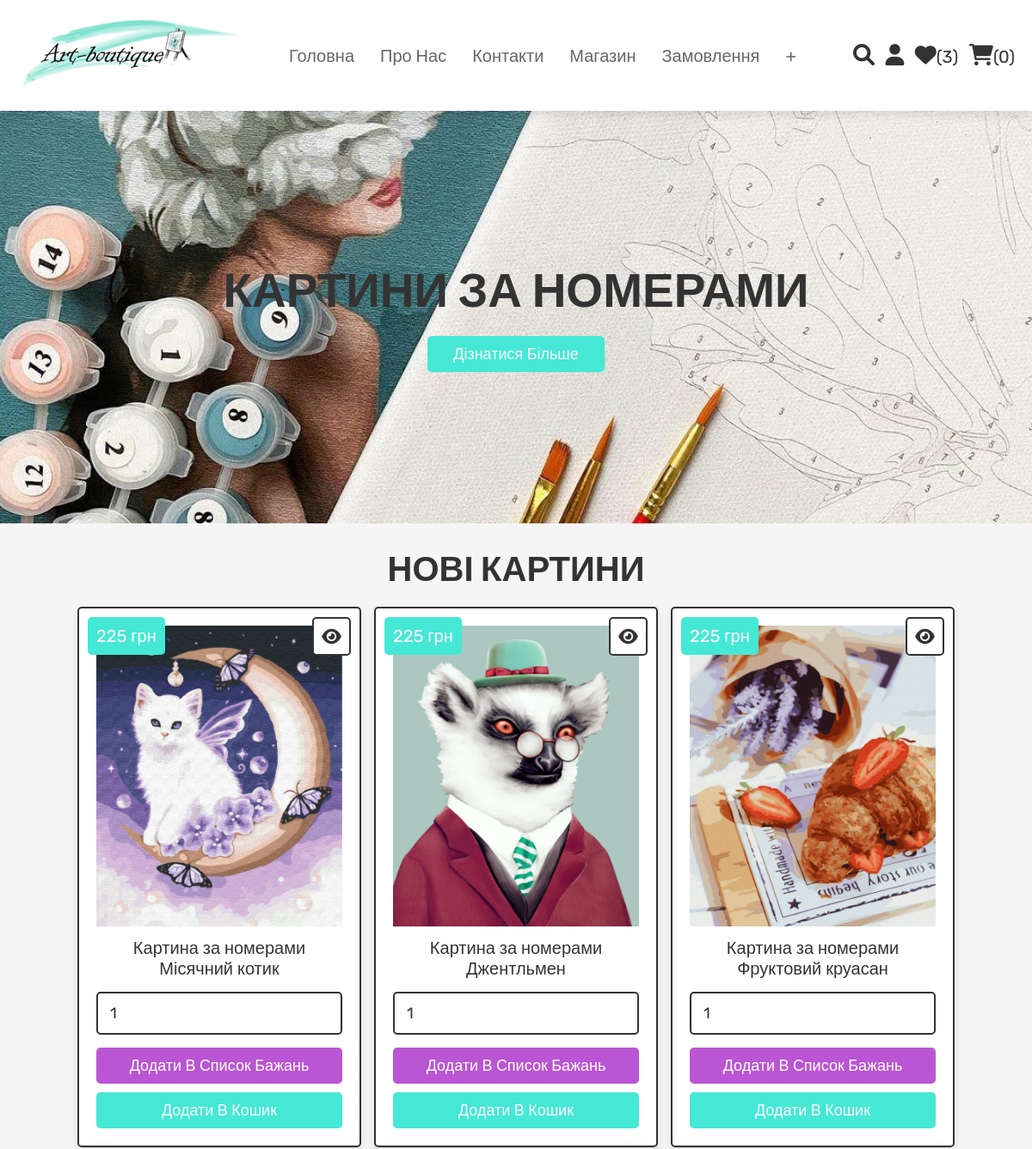
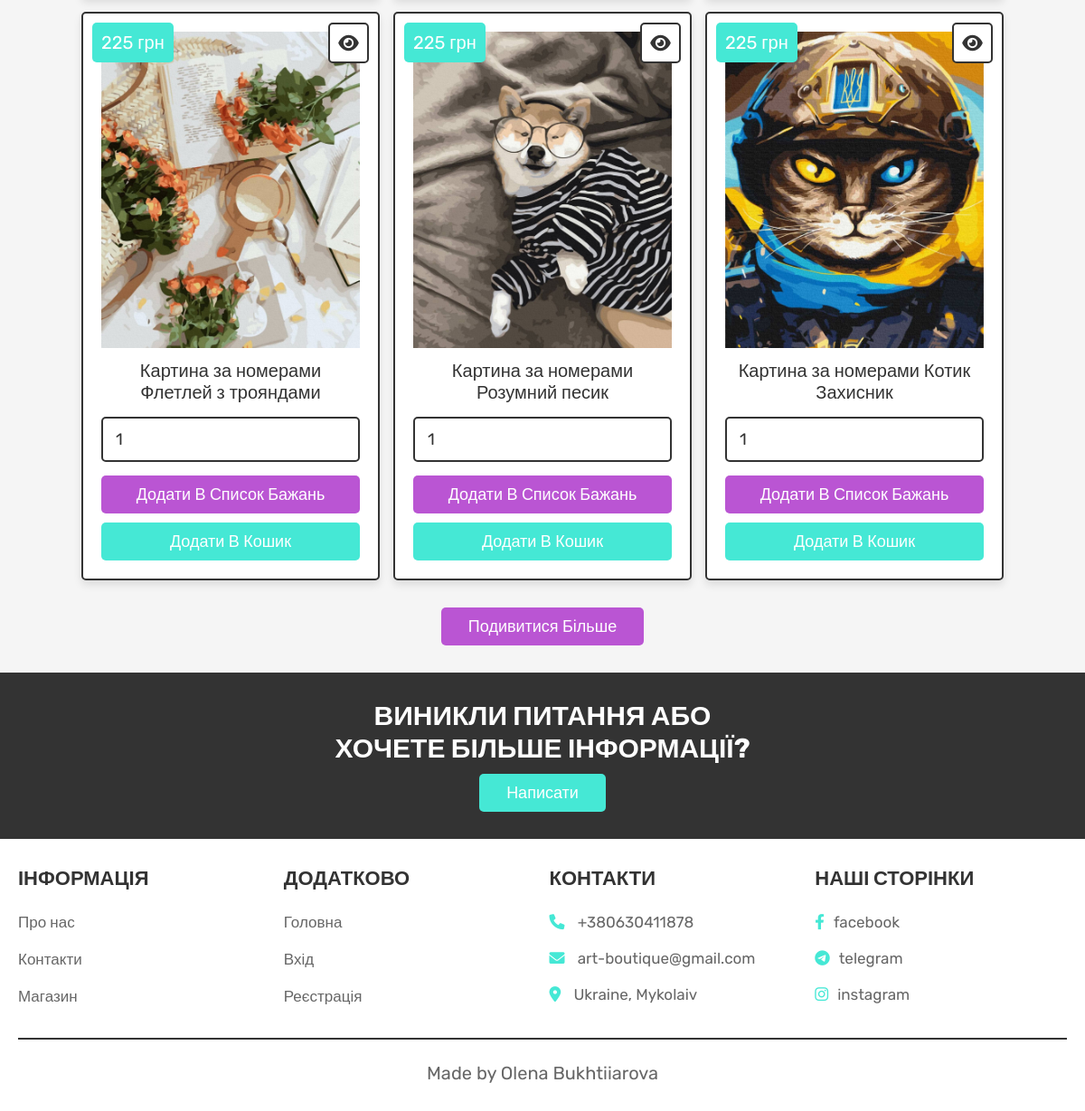
The page /home.php (signed in) on the database its author committed (2 pictures, top to bottom).
### tables this page shows
CREATE TABLE `products` (
  `id` int(11) NOT NULL,
  `name` varchar(100) NOT NULL,
  `description` varchar(255) NOT NULL,
  `price` int(50) NOT NULL,
  `image` varchar(100) NOT NULL
);

### home.php (the view, shortened to what this page needs)
<?php
@include 'config.php';
?>
<!DOCTYPE html>
<html lang="en">
<head>
   <link rel="stylesheet" href="https://cdnjs.cloudflare.com/ajax/libs/font-awesome/6.0.0/css/all.min.css">
   <link rel="stylesheet" href="css/style.css">
</head>
<body>
<?php @include 'header.php'; ?>
<section class="home">
   <div class="content">
      <h3>Картини за номерами</h3>
      <a href="about.php" class="btn">дізнатися більше</a>
   </div>
</section>
<section class="products">
   <h1 class="title">Нові картини</h1>
   <div class="box-container">
      <?php
         $select_products = mysqli_query($conn, "SELECT * FROM `products` LIMIT 6") or die('запит не вдался');
         if(mysqli_num_rows($select_products) > 0){
            while($fetch_products = mysqli_fetch_assoc($select_products)){
      ?>
      <form action="" method="POST" class="box">
         <a href="view_page.php?id_product=<?php echo $fetch_products['id']; ?>" class="fas fa-eye"></a>
         <div class="price"><?php echo $fetch_products['price']; ?> грн </div>
         <img src="uploaded_img/<?php echo $fetch_products['image']; ?>" alt="" class="image">
         <div class="name"><?php echo $fetch_products['name']; ?></div>
         <input type="number" name="product_quantity" value="1" min="0" class="qty">
         <input type="submit" value="Додати в список бажань" name="add_to_wishlist" class="option-btn">
         <input type="submit" value="Додати в кошик" name="add_to_cart" class="btn">
      </form>
      <?php
         }
      }else{
         echo '<p class="empty">Товари ще не додані</p>';
      }
      ?>
   </div>
   <div class="more-btn">
      <a href="shop.php" class="option-btn">Подивитися більше</a>
   </div>
</section>
<section class="home-contact">
   <div class="content">
      <h3>Виникли питання або хочете більше інформації?</h3>
      <a href="contact.php" class="btn">Написати</a>
   </div>
</section>
<?php @include 'footer.php'; ?>
</body>
</html>

### css/style.css (style rules this page uses)
* { font-family: 'Rubik', sans-serif; margin: 0; padding: 0; box-sizing: border-box; outline: none; border: none; text-decoration: none; transition: all .2s linear; }
html { font-size: 62.5%; overflow-x: hidden; scroll-behavior: smooth; scroll-padding-top: 6.5rem; }
body { background: #f5f5f5; }
section { padding: 3rem 2rem; }
.btn, .delete-btn, .option-btn { display: inline-block; border-radius: .5rem; margin-top: 1rem; font-size: 1.8rem; color: #fff; cursor: pointer; padding: 1rem 3rem; text-transform: capitalize; }
.btn { background-color: #45e8d5; }
.option-btn { background-color: #BA55D3; }
.more-btn { margin-top: 2rem; text-align: center; }
.title { text-align: center; margin-bottom: 2rem; color: #333; text-transform: uppercase; font-size: 4rem; }
.home { min-height: 60vh; background: url(../images/home4.jpg) no-repeat; background-size: cover; background-position: center; display: flex; align-items: center; justify-content: center; }
.home .content { text-align: center; }
.home .content h3 { text-transform: uppercase; color: #333; font-size: 5.5rem; }
.products .box-container { max-width: 1200px; margin: 0 auto; display: grid; grid-template-columns: repeat(auto-fit, 33rem); gap: 1.5rem; align-items: flex-start; justify-content: center; }
.products .box-container .box { background-color: #fff; border: .2rem solid #333; box-shadow: 0 .5rem 1rem rgba(0, 0, 0, .1); ; border-radius: .5rem; padding: 2rem; text-align: center; position: relative; }
.products .box-container .box .image { height: 35rem; width: 100%; object-fit: cover; }
.products .box-container .box .fa-eye, .products .box-container .box .price { position: absolute; top: 1rem; border-radius: .5rem; }
.products .box-container .box .price { font-size: 2rem; padding: 1rem; background-color: #45e8d5; color: #fff; left: 1rem; }
.products .box-container .box .fa-eye { right: 1rem; height: 4.5rem; width: 4.5rem; line-height: 4.2rem; font-size: 2rem; background-color: #fff; color: #333; border: .2rem solid #333; }
.products .box-container .box .name { margin: 1rem; font-size: 2rem; color: #333; }
.products .box-container .box .qty { width: 100%; padding: 1.2rem 1.4rem; font-size: 1.8rem; color: #333; border: .2rem solid #333; border-radius: .5rem; margin: .5rem 0; }
.products .box-container .box .btn, .products .box-container .box .option-btn { width: 100%; }
.home-contact { background-color: #333; text-align: center; }
.home-contact .content { max-width: 50rem; margin: 0 auto; }
.home-contact .content h3 { text-transform: uppercase; color: #fff; font-size: 3rem; }

### rows shown on the page
products: price "225", image (picture), name "Картина за номерами Місячний котик"
products: price "225", image (picture), name "Картина за номерами Джентльмен"
products: price "225", image (picture), name "Картина за номерами Фруктовий круасан"
products: price "225", image (picture), name "Картина за номерами Флетлей з трояндами"
products: price "225", image (picture), name "Картина за номерами Розумний песик"
products: price "225", image (picture), name "Картина за номерами Котик Захисник"

### other values the page prints
$wishlist_num_rows "3"
$cart_num_rows "0"
